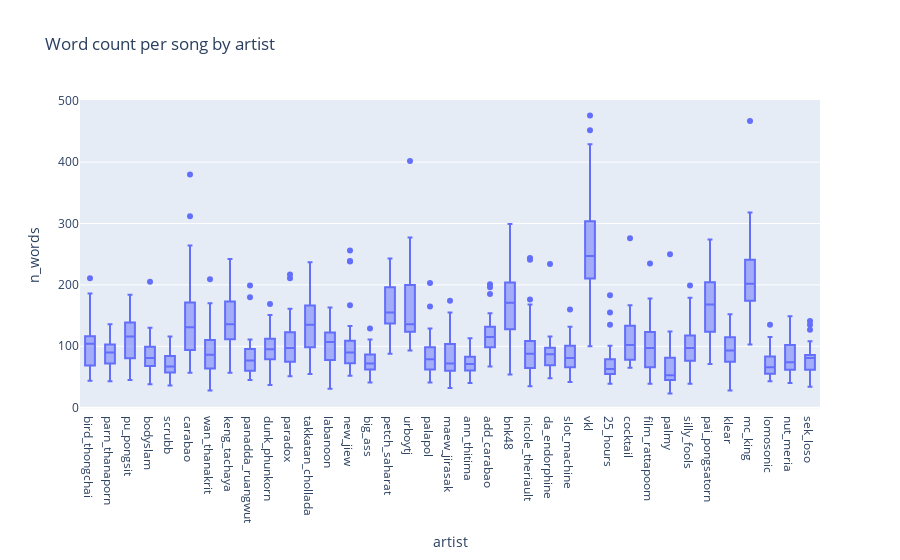

Notebook code for this chart:
### Code cell
fig = px.box(song_filter_df, x='artist', y='n_words', title='Word count per song by artist')
fig.show()

### Figure 1 — Plotly figure (JSON) as saved in the notebook; plotly's stock layout.template omitted (floating-point values rounded to 4 significant figures; data arrays with more than 128 entries replaced by an {"elided": "..."} marker saying what was removed)
{"data": [{"alignmentgroup": "True", "hovertemplate": "artist=%{x}<br>n_words=%{y}<extra></extra>", "legendgroup": "", "marker": {"color": "#636efa"}, "name": "", "notched": false, "offsetgroup": "", "orientation": "v", "showlegend": false, "type": "box", "x": {"elided": "1295 str values"}, "x0": " ", "xaxis": "x", "y": {"elided": "1295 int values"}, "y0": " ", "yaxis": "y"}], "layout": {"boxmode": "group", "legend": {"tracegroupgap": 0}, "title": {"text": "Word count per song by artist"}, "xaxis": {"anchor": "y", "domain": [0, 1], "title": {"text": "artist"}}, "yaxis": {"anchor": "x", "domain": [0, 1], "title": {"text": "n_words"}}}}
